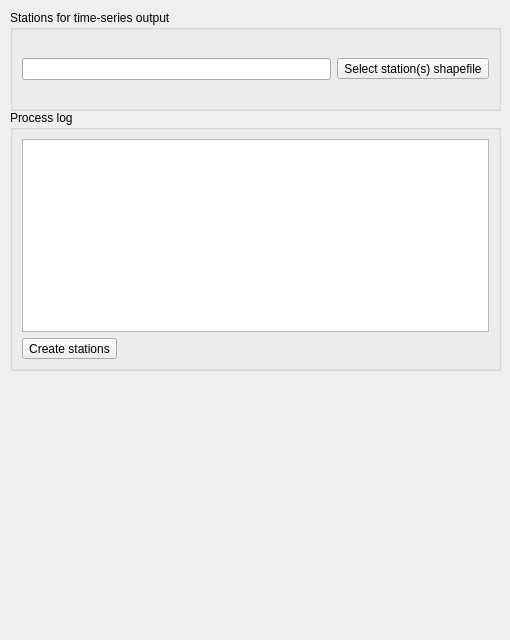
     <widget class="QWidget" name="stationsTab">
      <attribute name="title">
       <string>Stations</string>
      </attribute>
      <widget class="QGroupBox" name="processLog3GroupBox">
       <property name="geometry">
        <rect>
         <x>10</x>
         <y>110</y>
         <width>491</width>
         <height>261</height>
        </rect>
       </property>
       <property name="title">
        <string>Process log</string>
       </property>
       <property name="flat">
        <bool>true</bool>
       </property>
       <layout class="QVBoxLayout" name="verticalLayout_5">
        <item>
         <widget class="QTextEdit" name="processLog3TextEdit">
          <property name="readOnly">
           <bool>true</bool>
          </property>
         </widget>
        </item>
        <item>
         <widget class="QToolButton" name="stationsButton">
          <property name="enabled">
           <bool>true</bool>
          </property>
          <property name="text">
           <string>Create stations</string>
          </property>
         </widget>
        </item>
       </layout>
      </widget>
      <widget class="QGroupBox" name="groupBox">
       <property name="geometry">
        <rect>
         <x>10</x>
         <y>10</y>
         <width>491</width>
         <height>101</height>
        </rect>
       </property>
       <property name="title">
        <string>Stations for time-series output</string>
       </property>
       <property name="flat">
        <bool>true</bool>
       </property>
       <layout class="QVBoxLayout" name="verticalLayout">
        <item>
         <layout class="QHBoxLayout" name="horizontalLayout_16">
          <item>
           <widget class="QLineEdit" name="stationsLineEdit">
            <property name="readOnly">
             <bool>true</bool>
            </property>
           </widget>
          </item>
          <item>
           <widget class="QToolButton" name="selectStationsButton">
            <property name="text">
             <string>Select station(s) shapefile</string>
            </property>
           </widget>
          </item>
         </layout>
        </item>
       </layout>
      </widget>
      <widget class="QLabel" name="label_2">
       <property name="geometry">
        <rect>
         <x>140</x>
         <y>370</y>
         <width>271</width>
         <height>261</height>
        </rect>
       </property>
       <property name="font">
        <font>
         <weight>50</weight>
         <bold>false</bold>
        </font>
       </property>
       <property name="text">
        <string/>
       </property>
       <property name="pixmap">
        <pixmap resource="resources.qrc">:/plugins/SphyPreProcess/images/stations.png</pixmap>
       </property>
       <property name="scaledContents">
        <bool>true</bool>
       </property>
       <property name="alignment">
        <set>Qt::AlignCenter</set>
       </property>
      </widget>
     </widget>
